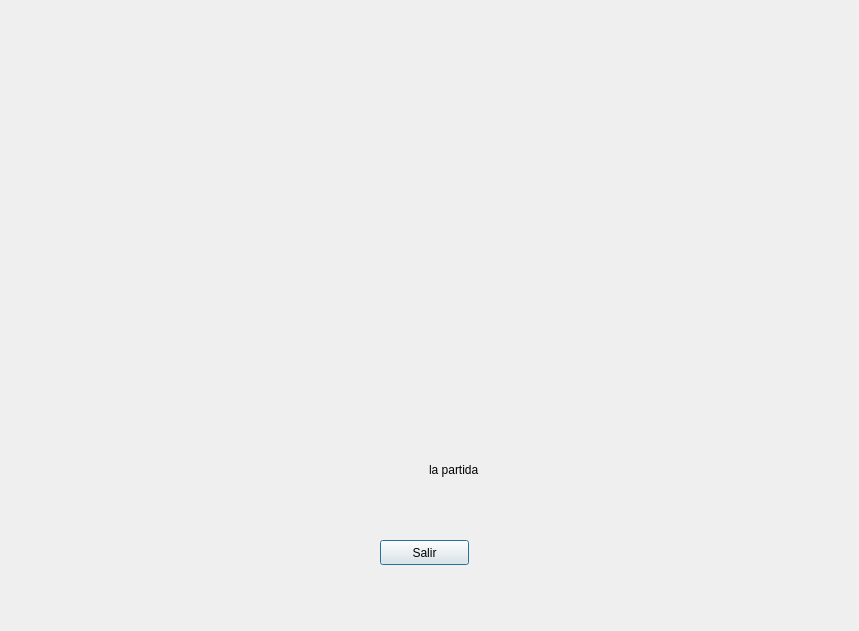
<?xml version="1.0" encoding="UTF-8"?>
<ui version="4.0">
 <class>Dialog</class>
 <widget class="QDialog" name="Dialog">
  <property name="geometry">
   <rect>
    <x>0</x>
    <y>0</y>
    <width>859</width>
    <height>631</height>
   </rect>
  </property>
  <property name="windowTitle">
   <string/>
  </property>
  <property name="windowIcon">
   <iconset>
    <normaloff>../images/Feliz.png</normaloff>../images/Feliz.png</iconset>
  </property>
  <widget class="QLabel" name="image_label">
   <property name="geometry">
    <rect>
     <x>220</x>
     <y>40</y>
     <width>381</width>
     <height>361</height>
    </rect>
   </property>
   <property name="text">
    <string/>
   </property>
   <property name="pixmap">
    <pixmap>../images/Feliz.png</pixmap>
   </property>
   <property name="scaledContents">
    <bool>true</bool>
   </property>
  </widget>
  <widget class="QWidget" name="gridLayoutWidget">
   <property name="geometry">
    <rect>
     <x>260</x>
     <y>430</y>
     <width>331</width>
     <height>80</height>
    </rect>
   </property>
   <layout class="QGridLayout" name="gridLayout">
    <item row="0" column="0">
     <widget class="QLabel" name="status_label">
      <property name="text">
       <string/>
      </property>
     </widget>
    </item>
    <item row="0" column="1">
     <widget class="QLabel" name="label_2">
      <property name="text">
       <string>la partida</string>
      </property>
     </widget>
    </item>
   </layout>
  </widget>
  <widget class="QPushButton" name="exit_button">
   <property name="geometry">
    <rect>
     <x>380</x>
     <y>540</y>
     <width>89</width>
     <height>25</height>
    </rect>
   </property>
   <property name="text">
    <string>Salir</string>
   </property>
  </widget>
 </widget>
 <resources/>
 <connections/>
</ui>
